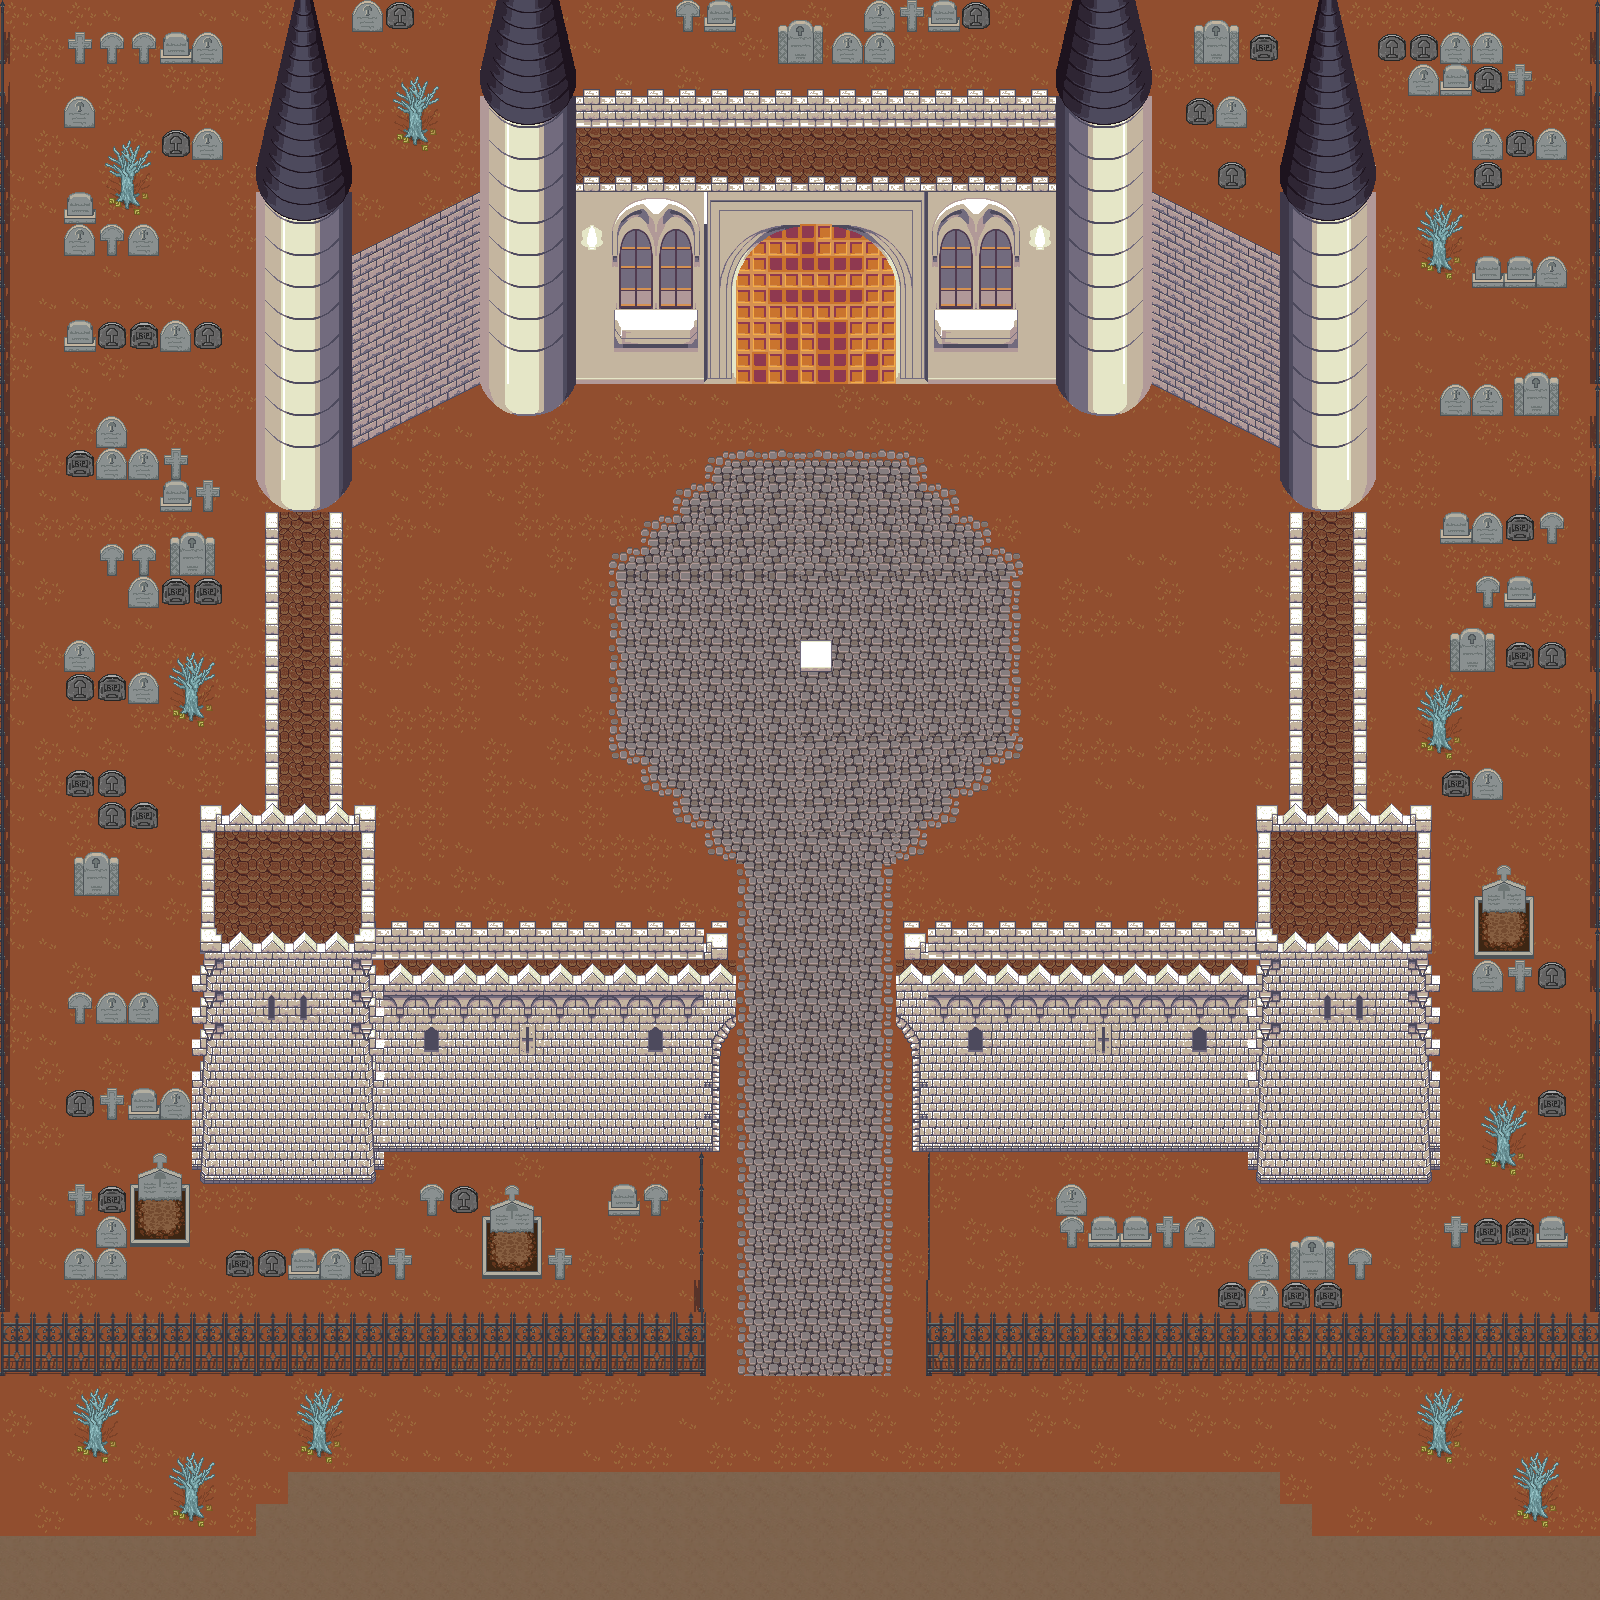

The image is a tile-based game level rendered from a .tmx file. Its description and source (layers, tilesets, objects; grid data summarised) follow:
An orthogonal 50x50 tile map with 32x32 px tiles, 4 tile layers (Ground, CollisionLayer, Doors, Misc), 8 tilesets.

<map version="1.2" tiledversion="1.2.0" orientation="orthogonal" renderorder="right-down" width="50" height="50" tilewidth="32" tileheight="32" infinite="0" nextlayerid="5" nextobjectid="1">
 <tileset firstgid="1" source="../TropicalWorld/Resources/Tiles5.tsx" />
 <tileset firstgid="491" source="Ground.tsx" />
 <tileset firstgid="981" source="Resources/variousTerrain.tsx" />
 <tileset firstgid="3029" source="Resources/graveyardPath.tsx" />
 <tileset firstgid="3047" source="castleStructure.tsx" />
 <tileset firstgid="4071" source="castleStructureFeatures.tsx" />
 <tileset firstgid="4327" source="Resources/fence.tsx" />
 <tileset firstgid="4355" source="graveMarkers.tsx" />
 <layer id="1" name="Ground" width="50" height="50">
  <data>[2500 cells, 2500 non-empty, 12 distinct tile ids]</data>
 </layer>
 <layer id="2" name="CollisionLayer" width="50" height="50">
  <data>[2500 cells, 2500 non-empty, 2 distinct tile ids]</data>
 </layer>
 <layer id="3" name="Doors" width="50" height="50">
  <data>[2500 cells, 32 non-empty, 11 distinct tile ids]</data>
 </layer>
 <layer id="4" name="Misc" width="50" height="50">
  <data>[2500 cells, 1113 non-empty, 128 distinct tile ids]</data>
 </layer>
</map>
